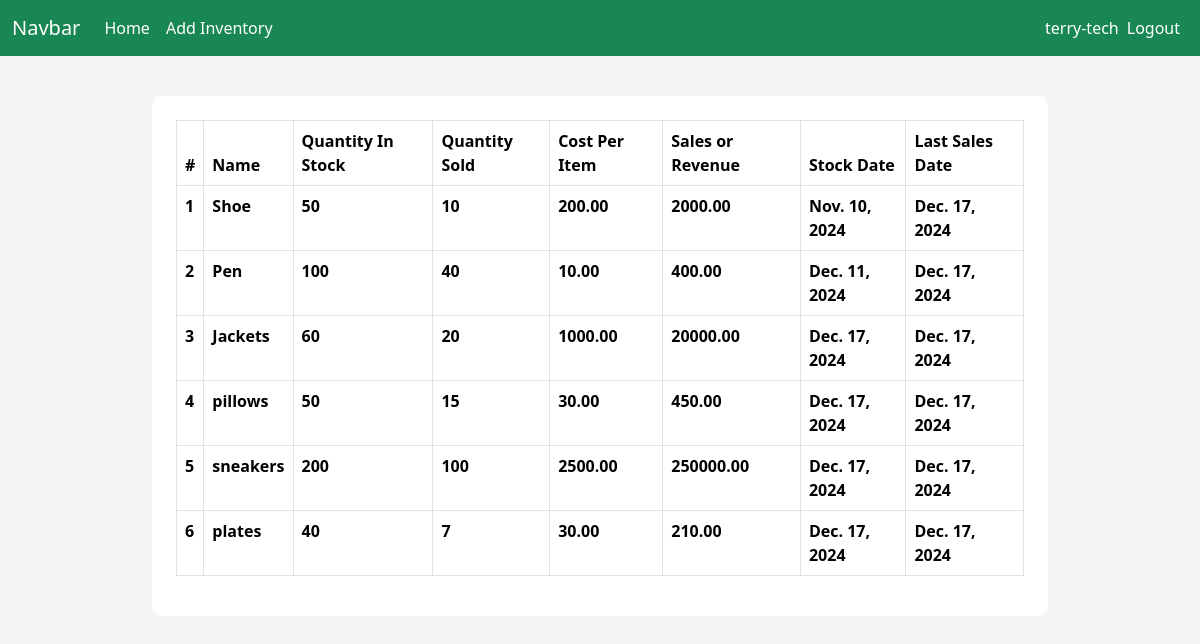
Before: /inventory/ (signed in) with the older database file.
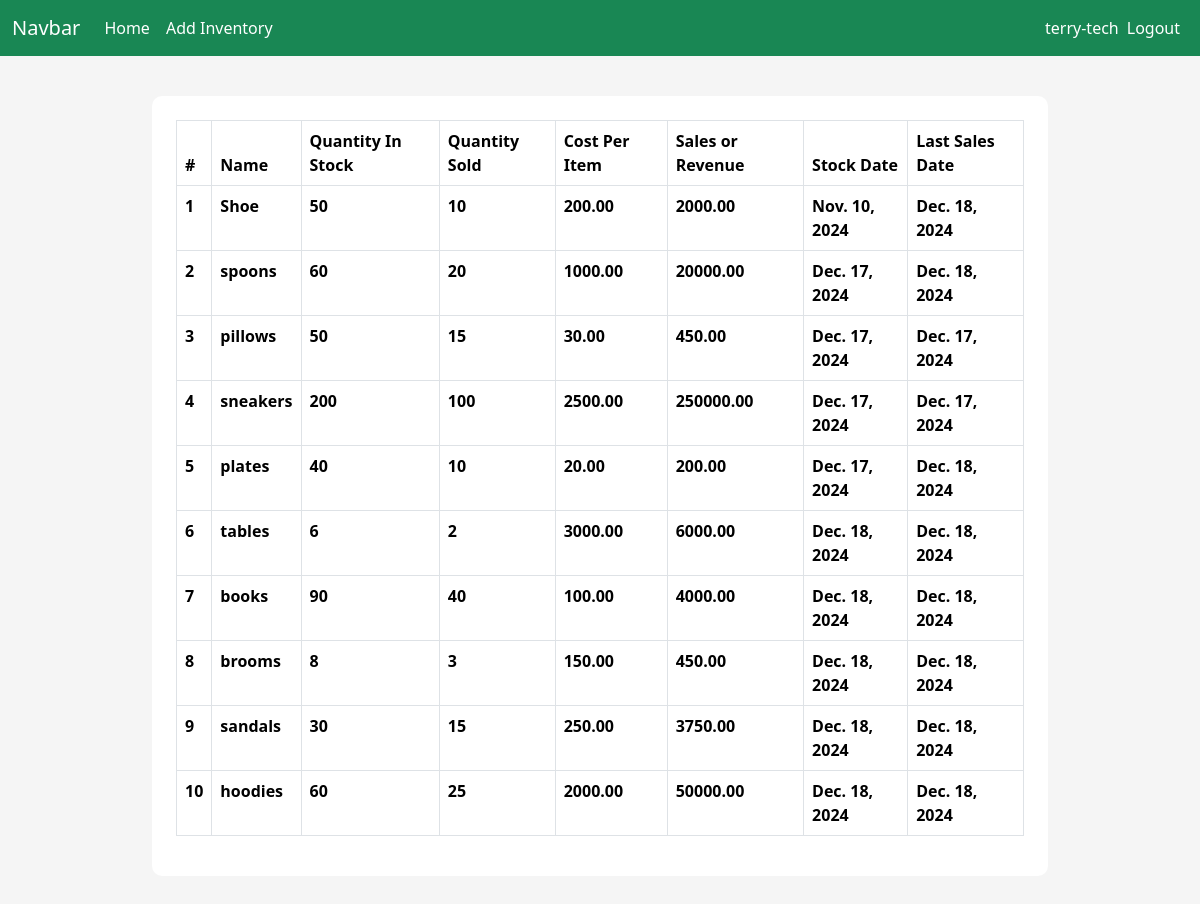
After: the same page with the newer database file.
### inventory/models.py (models this page shows)
class Inventory(models.Model):
    name = models.CharField(max_length=100, null=False, blank=False)
    cost_per_item = models.DecimalField(max_digits=19, decimal_places=2, null=False, blank=False)
    quantity_in_stock = models.IntegerField(null=False, blank=False)
    quantity_sold = models.IntegerField(null=False, blank=False)
    sales = models.DecimalField(max_digits=19, decimal_places=2, null=False, blank=False)
    stock_date = models.DateField(auto_now_add=True)
    last_sale_date = models.DateField(auto_now=True)

### inventory/views.py (the view)
# urls.py: path('', views.inventory_list, name='inventory_list'),
@login_required
def inventory_list(request):
    inventories = Inventory.objects.all()
    context ={
        "title" : "Inventory list",
        "inventories": inventories
    }
    return render(request, "inventory/inventory_list.html", context=context)

### templates/inventory/inventory_list.html (shortened to what this page needs)
{% extends "layout.html" %}
{% block content%}
   <div class="content-section">
       <table class=" table table-stripped table-bordered table-hover">
        <thead class = "thead-dark">
            <tr>
                <th scope="col">#</th>
                <th scope="col">Name</th>
                <th scope="col">Quantity In Stock</th>
                <th scope="col">Quantity Sold</th>
                <th scope="col">Cost Per Item</th>
                <th scope="col">Sales or Revenue</th>
                <th scope="col">Stock Date</th>
                <th scope="col">Last Sales Date</th>
            </tr>
          </thead>
          <tbody>
            {% for inventory in inventories%}
            <tr style="cursor: pointer; cursor: hand;" onClick="window.location = `{% url 'per_product' inventory.id%}`">
              <th scope="row">{{forloop.counter}}</th>
              <th scope="row">{{inventory.name}}</th>
              <th scope="row">{{inventory.quantity_in_stock}}</th>
              <th scope="row">{{inventory.quantity_sold}}</th>
              <th scope="row">{{inventory.cost_per_item}}</th>
              <th scope="row">{{inventory.sales}}</th>
              <th scope="row">{{inventory.stock_date}}</th>
              <th scope="row">{{inventory.last_sale_date}}</th>
            </tr>
            {% endfor %}
       </table>
   </div>
{% endblock %}

### templates/layout.html (shortened to what this page needs)
  {% load static %}
 <!DOCTYPE html>
 <html lang="en">
 <head>
    <link href="https://cdn.jsdelivr.net/npm/bootstrap@5.3.3/dist/css/bootstrap.min.css" rel="stylesheet">
     <link rel="stylesheet" href="{% static 'CSS/main.css' %}" type="text/css">
 </head>
 <body>
  <nav class="navbar navbar-expand-lg navbar-dark bg-success">
    <div class="container-fluid">
      <a class="navbar-brand" href="#">Navbar</a>
      <div class="collapse navbar-collapse" id="navbarNav">
        <ul class="navbar-nav">
          <li class="nav-item">
            <a class="nav-link active" aria-current="page" href="{% url 'inventory_list' %}">Home</a>
          </li>
          {% if request.user.is_authenticated %}
          <li class="nav-item">
            <a class="nav-link active" href="{% url 'add_inventory' %}">Add Inventory</a>
          </li>
          {% endif %}
        </ul>
        <ul class="navbar-nav ms-auto">
          {% if request.user.is_authenticated %}
          <div class=" text-white d-flex justify-content-space-between align-items-center">
              {{user.username}}
            <li class="nav-item">
              <a class="nav-link active" href="{% url 'logout' %}">Logout</a>
            </li>
          </div>
          {% else %}
          <li class="nav-item">
            <a class="nav-link active" href="{% url 'login' %}">Login</a>
          </li>
          {% endif %}
        </ul>
      </div>
    </div>
  </nav>
    <main>
      <div class="container-fluid">
        <div class="row">
            <div class="col-md-1"></div>
            <div class="col-md-10 col-sm-12 col-xm-12">
                {% block content%}
                {% endblock %}
            </div>
            <div class="col-md-1"></div>
        </div>
      </div>
    </main>
</body>
 </body>
 </html>

### static/CSS/main.css (style rules this page uses)
body { background-color: rgb(245, 245, 245); }
.content-section { background: #fff; margin: 40px; padding: 1.5rem 1.5rem; border-radius: 10px; }

Changed rows visible on the page:
removed Inventory: name "Pen", quantity_in_stock "100", quantity_sold "40", cost_per_item "10.00", sales "400.00", stock_date "Dec. 11, 2024", last_sale_date "Dec. 17, 2024"
changed Inventory "Shoe": last_sale_date "Dec. 17, 2024" → "Dec. 18, 2024"
changed Inventory: name "Jackets" → "spoons"; last_sale_date "Dec. 17, 2024" → "Dec. 18, 2024"
changed Inventory "plates": quantity_sold "7" → "10"; cost_per_item "30.00" → "20.00"; sales "210.00" → "200.00"; last_sale_date "Dec. 17, 2024" → "Dec. 18, 2024"
added Inventory: name "tables", quantity_in_stock "6", quantity_sold "2", cost_per_item "3000.00", sales "6000.00", stock_date "Dec. 18, 2024", last_sale_date "Dec. 18, 2024"
added Inventory: name "books", quantity_in_stock "90", quantity_sold "40", cost_per_item "100.00", sales "4000.00", stock_date "Dec. 18, 2024", last_sale_date "Dec. 18, 2024"
added Inventory: name "brooms", quantity_in_stock "8", quantity_sold "3", cost_per_item "150.00", sales "450.00", stock_date "Dec. 18, 2024", last_sale_date "Dec. 18, 2024"
added Inventory: name "sandals", quantity_in_stock "30", quantity_sold "15", cost_per_item "250.00", sales "3750.00", stock_date "Dec. 18, 2024", last_sale_date "Dec. 18, 2024"
added Inventory: name "hoodies", quantity_in_stock "60", quantity_sold "25", cost_per_item "2000.00", sales "50000.00", stock_date "Dec. 18, 2024", last_sale_date "Dec. 18, 2024"
